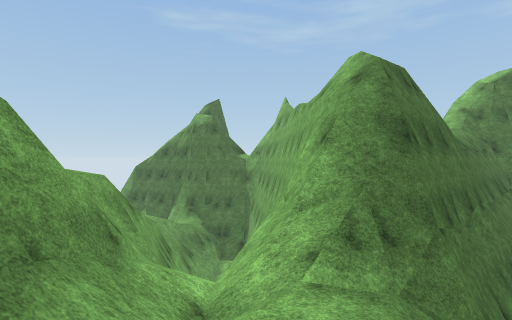
view 1 (above)

14 first-person views from a walk through a scene from a Unity 3-D project. The camera is 1.2 m above the floor, looks level and sees 80° across. The floor is counted in squares, 2 m on a side. Each view is taken from the middle of a square. On the plan, view 1 faces up. The plan holds only what a view shows up to about 9 squares ahead; the rest is blank. The place goes on beyond the plan. The player character is not drawn. Some animated figures are left out. Surface patterns are stand-ins for the level's own textures.

view 2
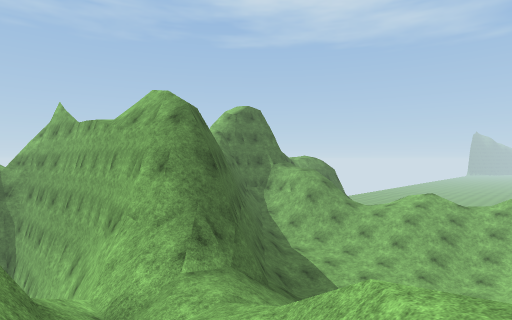

view 3
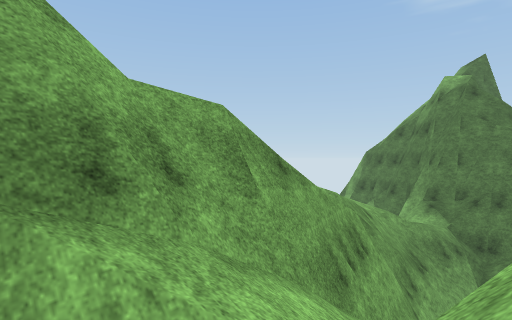

view 4
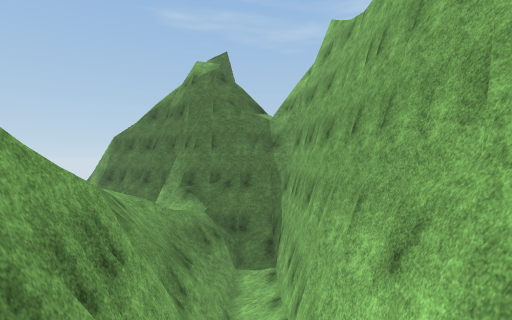

view 5
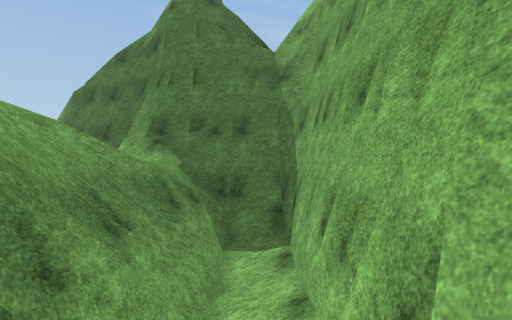

view 6
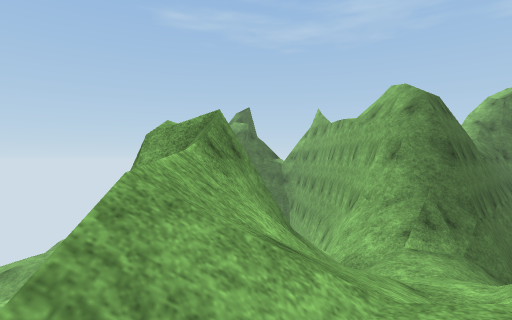

view 7
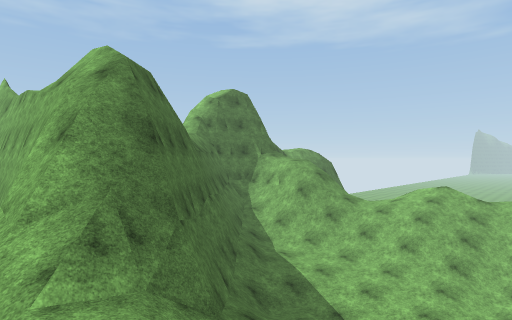

view 8
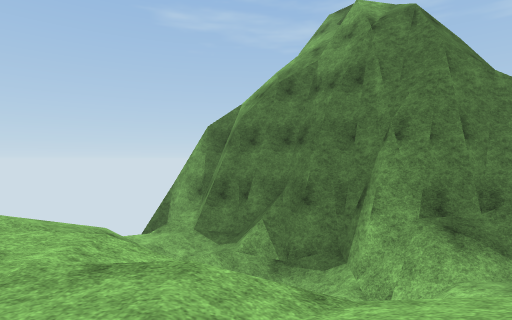

view 9
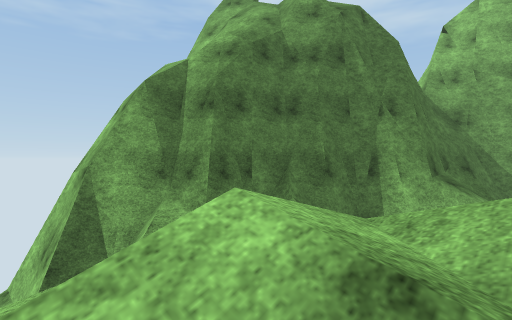

view 10
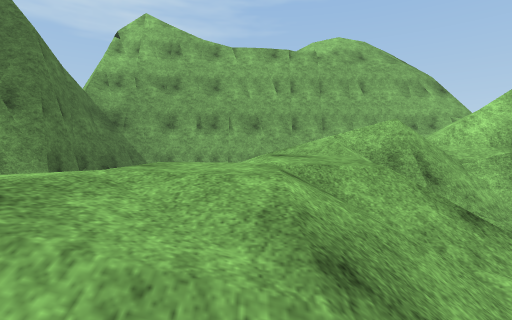

view 11
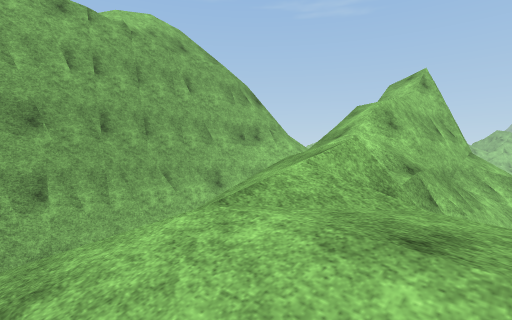

view 12
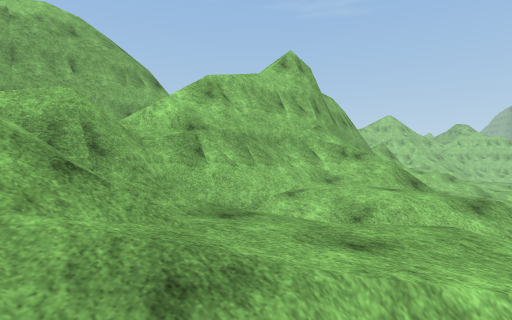

view 13
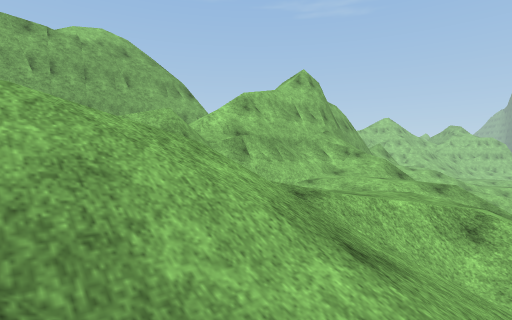

view 14
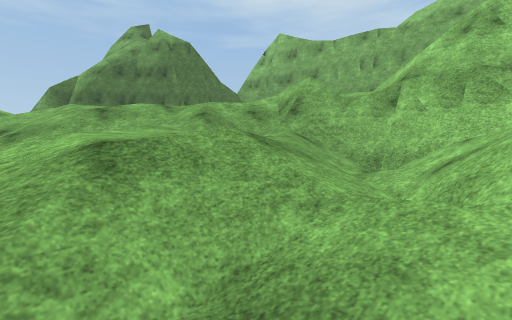

### Floor plan
Key: @ floor where view 1 was taken; # wall or solid block; . main floor; : floor 0.25 m higher than the main floor; - floor 0.25 m lower than the main floor; _ floor 0.5 m lower than the main floor; < floor 0.75 m lower than the main floor; ( floor 1 m lower than the main floor; + floor 1.75 m higher than the main floor; * floor 2 m higher than the main floor; % floor 3.75 m higher than the main floor; & floor 4.5 m higher than the main floor; $ floor 5 m higher than the main floor; / step, stairs or slope; = window, fence, low wall or low ledge; v drop or lower ground.
Columns run from 10 left of view 1 to 11 right of it. Each row starts with its distance up from view 1.
 19  #
 18  ###
 17   =###
 16 ////=##
 15 / ////####
 14 ///  (//###
 13 ////  /.#/#
 12 //+////v#/#
 11 ///+/*/v#/#
 10 ///////v#/#
  9 //:////##/#      #
  8 //../=/=#/#     ##
  7 /////#/## #    ##
  6 /////##&#/##  ##//
  5 ////.##=#/#####//..
  4    ./=#=#//###//--./
  3    //##=#///////<_-//
  2       #=#////   <<_///
  1        ##/%      <((//
  0        =//@       ///
 -1         /$/
 -2         /

Positions as (right, up) in squares from view 1, and headings:
1: (0, 0), facing up
2: (-2, -1), facing up-right
3: (0, 3), facing up-left
4: (-1, 5), facing up
5: (-1, 8), facing up
6: (-2, -2), facing up
7: (0, 0), facing up-right
8: (-6, 10), facing up
9: (-10, 13), facing up-right
10: (-9, 11), facing right
11: (-6, 12), facing down-right
12: (-9, 10), facing down-right
13: (-10, 12), facing down-right
14: (-10, 5), facing up-right
